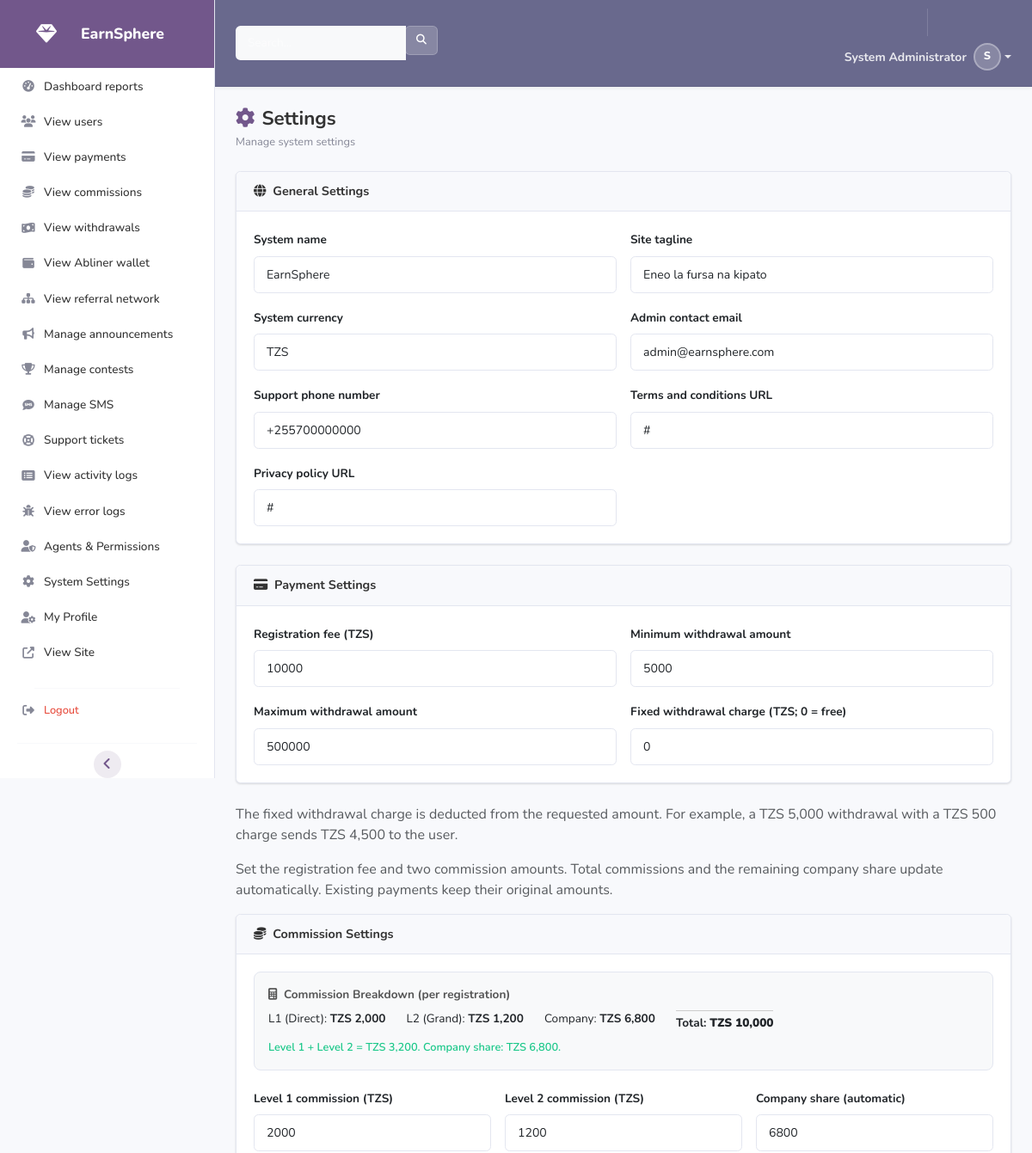
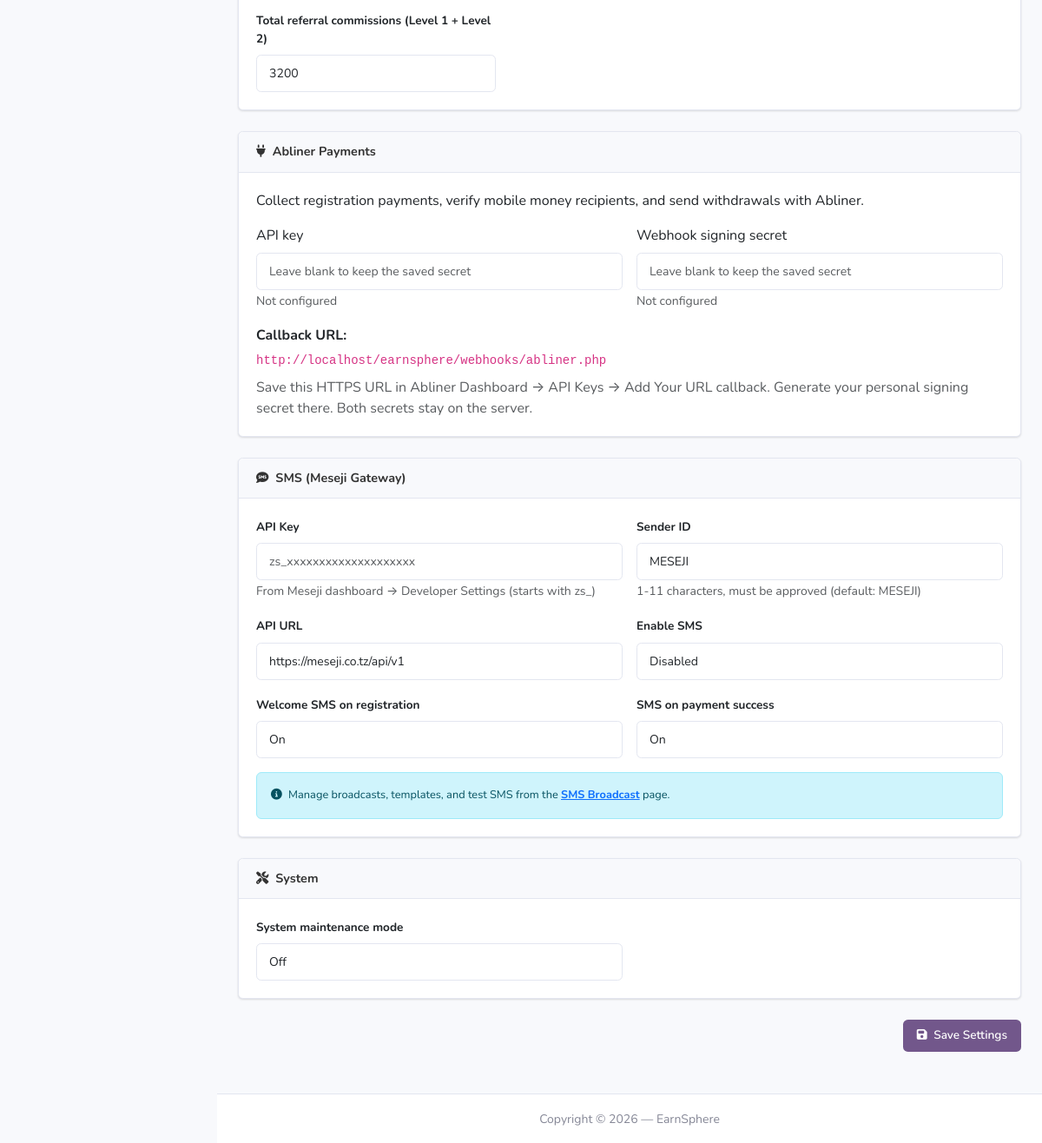
Screenshot of /admin/settings.php (signed in) with the database file from the repository (2 pictures, top to bottom).
### tables this page shows
CREATE TABLE IF NOT EXISTS `users` (
    `id` INT UNSIGNED NOT NULL AUTO_INCREMENT,
    `full_name` VARCHAR(150) NOT NULL,
    `phone` VARCHAR(20) NOT NULL,
    `email` VARCHAR(150) DEFAULT NULL,
    `password` VARCHAR(255) NOT NULL,
    `referral_code` VARCHAR(20) NOT NULL,
    `referred_by` INT UNSIGNED DEFAULT NULL,
    `referred_by_level` TINYINT UNSIGNED DEFAULT NULL COMMENT '1=direct,2=level2,3=level3',
    `avatar` VARCHAR(255) DEFAULT NULL,
    `status` ENUM('pending','active','suspended') NOT NULL DEFAULT 'pending',
    `role` ENUM('user','admin','agent') NOT NULL DEFAULT 'user',
    `staff_version` INT UNSIGNED NOT NULL DEFAULT 0,
    `is_online` TINYINT(1) NOT NULL DEFAULT 0,
    `last_login` DATETIME DEFAULT NULL,
    `ip_address` VARCHAR(45) DEFAULT NULL,
    `created_at` DATETIME NOT NULL DEFAULT CURRENT_TIMESTAMP,
    `updated_at` DATETIME NOT NULL DEFAULT CURRENT_TIMESTAMP ON UPDATE CURRENT_TIMESTAMP,
    PRIMARY KEY (`id`),
    UNIQUE KEY `uk_phone` (`phone`),
    UNIQUE KEY `uk_email` (`email`),
    UNIQUE KEY `uk_referral_code` (`referral_code`),
    KEY `idx_referred_by` (`referred_by`),
    KEY `idx_status` (`status`),
    KEY `idx_role` (`role`),
    CONSTRAINT `fk_users_referred_by` FOREIGN KEY (`referred_by`) REFERENCES `users` (`id`) ON DELETE SET NULL
);

CREATE TABLE IF NOT EXISTS `settings` (
    `id` INT UNSIGNED NOT NULL AUTO_INCREMENT,
    `setting_key` VARCHAR(100) NOT NULL,
    `setting_value` TEXT DEFAULT NULL,
    `setting_type` ENUM('text','number','boolean','json') NOT NULL DEFAULT 'text',
    `description` VARCHAR(255) DEFAULT NULL,
    `updated_at` DATETIME NOT NULL DEFAULT CURRENT_TIMESTAMP ON UPDATE CURRENT_TIMESTAMP,
    PRIMARY KEY (`id`),
    UNIQUE KEY `uk_setting_key` (`setting_key`)
);

### admin/settings.php (the view, shortened to what the rows shown need)
<?php
require_once dirname(__DIR__) . '/config/database.php';
require_once dirname(__DIR__) . '/includes/helpers.php';
$allSettings = Database::fetchAll("SELECT * FROM settings ORDER BY id ASC");
$settingsMap = [];
foreach ($allSettings as $s) {
    $settingsMap[$s['setting_key']] = $s;
}
foreach (['registration_fee' => 'Registration fee (TZS)', 'commission_l1' => 'Level 1 commission (TZS)', 'commission_l2' => 'Level 2 commission (TZS)', 'commission_total' => 'Total referral commissions (Level 1 + Level 2)', 'company_earning' => 'Company share (automatic)'] as $key => $label) {
    $defaults = ['registration_fee' => REGISTRATION_FEE, 'commission_l1' => COMMISSION_L1, 'commission_l2' => COMMISSION_L2, 'commission_total' => 0, 'company_earning' => 0];
    $settingsMap[$key] = ['setting_value' => $settingsMap[$key]['setting_value'] ?? (string) $defaults[$key], 'description' => $label];
}
$settingsMap['withdrawal_charge'] = ['setting_value' => $settingsMap['withdrawal_charge']['setting_value'] ?? '0', 'description' => 'Fixed withdrawal charge (TZS; 0 = free)'];
$categories = [
    'general'  => ['site_name', 'site_tagline', 'currency', 'admin_email', 'support_phone', 'terms_url', 'privacy_url'],
    'payment'  => ['registration_fee', 'min_withdrawal', 'max_withdrawal', 'withdrawal_charge'],
    'commission' => ['commission_l1', 'commission_l2', 'company_earning', 'commission_total'],
    'abliner' => ['abliner_api_key', 'abliner_webhook_secret'],
    'payout'   => ['payout_channel', 'payout_webhook_url'],
    'sms'      => ['meseji_api_key', 'meseji_api_url', 'meseji_sender_id', 'meseji_enabled', 'sms_welcome_enabled', 'sms_payment_enabled'],
    'system'   => ['maintenance_mode'],
];
include __DIR__ . '/admin_header.php';
?>
<div class="page-header">
    <h1><i class="fas fa-cog me-2" style="color:var(--primary);"></i>Settings</h1>
</div>
<form method="POST">
    <div class="card mb-4">
        <div class="card-body">
            <div class="row g-3">
                <?php foreach ($categories['general'] as $key): ?>
                    <?php $s = $settingsMap[$key] ?? null; if (!$s) continue; ?>
                    <div class="col-md-6">
                        <label class="form-label" style="font-weight:700;font-size:0.85rem;"><?= $s['description'] ?: $key ?></label>
                        <input type="text" class="form-control" name="settings[<?= $key ?>]" value="<?= sanitize($s['setting_value']) ?>">
                    </div>
                <?php endforeach; ?>
            </div>
        </div>
    </div>
    <div class="card mb-4">
        <div class="card-body">
            <div class="row g-3">
                <?php foreach ($categories['payment'] as $key): ?>
                    <?php $s = $settingsMap[$key] ?? null; if (!$s) continue; ?>
                    <div class="col-md-6">
                        <label class="form-label" style="font-weight:700;font-size:0.85rem;"><?= $s['description'] ?: $key ?></label>
                        <input type="number" class="form-control" name="settings[<?= $key ?>]" value="<?= sanitize($s['setting_value']) ?>">
                    </div>
                <?php endforeach; ?>
            </div>
        </div>
    </div>
    <div class="card mb-4">
        <div class="card-body">
            <div class="row g-3">
                <?php foreach ($categories['system'] as $key): ?>
                    <?php $s = $settingsMap[$key] ?? null; if (!$s) continue; ?>
                    <div class="col-md-6">
                        <label class="form-label" style="font-weight:700;font-size:0.85rem;"><?= $s['description'] ?: $key ?></label>
                        <select class="form-select" name="settings[<?= $key ?>]">
                            <option value="0" <?= $s['setting_value'] === '0' ? 'selected' : '' ?>>Off</option>
                        </select>
                    </div>
                <?php endforeach; ?>
            </div>
        </div>
    </div>
</form>
<?php include __DIR__ . '/admin_footer.php'; ?>

### admin/admin_header.php (shortened to what the rows shown need)
<?php
require_once dirname(__DIR__) . '/includes/helpers.php';
$adminUser = Database::fetchOne("SELECT full_name, avatar FROM users WHERE id = ?", [$_SESSION['user_id']]);
?>
<!DOCTYPE html>
<html lang="en">
<head>
    <link href="https://cdn.jsdelivr.net/npm/bootstrap@5.3.3/dist/css/bootstrap.min.css" rel="stylesheet">
    <link rel="stylesheet" href="https://cdnjs.cloudflare.com/ajax/libs/font-awesome/6.5.1/css/all.min.css">
    <link rel="stylesheet" href="<?= SITE_URL ?>/assets/css/admin.css">
</head>
<body id="page-top">
<div id="wrapper">
<div id="content-wrapper" class="d-flex flex-column">
    <div id="content">
        <nav class="topbar d-flex align-items-center justify-content-between">
            <ul class="navbar-nav ml-auto d-flex align-items-center">
                <li class="nav-item dropdown no-arrow">
                    <a class="nav-link dropdown-toggle d-flex align-items-center" href="#" id="userDropdown" role="button" data-bs-toggle="dropdown" style="color: rgba(255,255,255,0.85);">
                        <span class="mr-2 d-none d-lg-inline small" style="font-weight:700;">
                            <?= htmlspecialchars($adminUser['full_name'] ?? 'Staff', ENT_QUOTES) ?>
                        </span>
                        <div style="width:32px;height:32px;border-radius:50%;background:rgba(255,255,255,0.2);color:white;display:inline-flex;align-items:center;justify-content:center;font-weight:800;font-size:0.8rem;vertical-align:middle;margin-left:0.5rem;border:2px solid rgba(255,255,255,0.3);">
                            <?= strtoupper(substr($adminUser['full_name'] ?? 'A', 0, 1)) ?>
                        </div>
                    </a>
                </li>
            </ul>
        </nav>
        <div class="container-fluid" id="container-wrapper">

### rows the page displays
users: full_name "System Administrator", full_name "S"
settings: description "System name", setting_value "EarnSphere"
settings: description "Site tagline", setting_value "Eneo la fursa na kipato"
settings: description "System currency", setting_value "TZS"
settings: description "Admin contact email", setting_value "admin@earnsphere.com"
settings: description "Support phone number", setting_value "+255700000000"
settings: description "Terms and conditions URL", setting_value "#"
settings: description "Privacy policy URL", setting_value "#"
settings: description "Minimum withdrawal amount", setting_value "5000"
settings: description "Maximum withdrawal amount", setting_value "500000"
settings: description "System maintenance mode", setting_value "Off"

### other values shown
$item['label'] "Dashboard reports"
$item['label'] "View users"
$item['label'] "View payments"
$item['label'] "View commissions"
$item['label'] "View withdrawals"
$item['label'] "View Abliner wallet"
$item['label'] "View referral network"
$item['label'] "Manage announcements"
$item['label'] "Manage contests"
$item['label'] "Manage SMS"
$item['label'] "Support tickets"
$item['label'] "View activity logs"
$item['label'] "View error logs"
$item['label'] "Agents & Permissions"
$item['label'] "System Settings"
